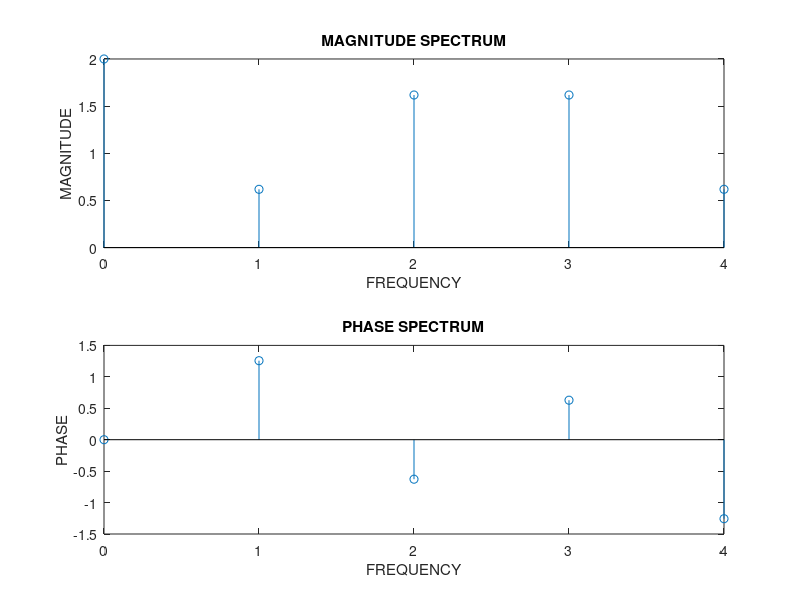

Write MATLAB code to recreate this figure.
clc
clear;
x=[1,0,0,1];
N=input('Enter the value of N:'); %8
L=length(x);
if(N<L)
   disp('N should be >= L') 
end
x=[x zeros(1,(N-L))]
M=zeros(N,N);
for k=0:N-1
    for n=0:N-1
        M(k+1,n+1)=exp(-1j*2*pi*k*n/N);
    end
end
X=M*x';
disp(X);
w=0:N-1;
subplot(2,1,1);
stem(w,abs(X));
title('MAGNITUDE SPECTRUM')
xlabel('FREQUENCY')
ylabel('MAGNITUDE') 
subplot(2,1,2);
stem(w,angle(X))
title('PHASE SPECTRUM')
xlabel('FREQUENCY')
ylabel('PHASE')